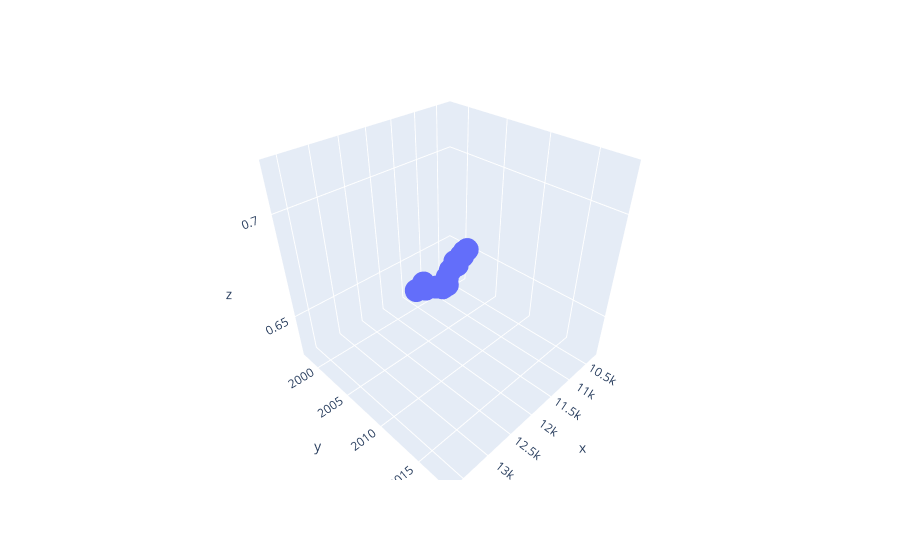

The notebook cell saved with this chart:
### Code cell
import plotly.express as px
px.line_3d(x=pxplt['gdp'], y=pxplt['year'], z=pxplt['hdi_index'], markers=['x'])

### Figure 1 — Plotly figure (JSON) as saved in the notebook; plotly's stock layout.template omitted (floating-point values rounded to 4 significant figures)
{"data": [{"hovertemplate": "x=%{x}<br>y=%{y}<br>z=%{z}<extra></extra>", "legendgroup": "", "line": {"color": "#636efa", "dash": "solid"}, "marker": {"symbol": "circle"}, "mode": "lines+markers", "name": "", "scene": "scene", "showlegend": false, "type": "scatter3d", "x": [10280.0, 10540.0, 10930.0, 11000.0, 11040.0, 11210.0, 11570.0, 11800.0, 12180.0, 12520.0, 12520.0, 11990.0, 12210.0, 12380.0, 12440.0, 12520.0, 12690.0, 12920.0, 13130.0, 13390.0, 13650.0], "y": [1998, 1999, 2000, 2001, 2002, 2003, 2004, 2005, 2006, 2007, 2008, 2009, 2010, 2011, 2012, 2013, 2014, 2015, 2016, 2017, 2018], "z": [0.635, 0.6312, 0.6301, 0.6352, 0.64, 0.6451, 0.6512, 0.6566, 0.6633, 0.6698, 0.6758, 0.6796, 0.6848, 0.6905, 0.6958, 0.701, 0.7055, 0.7095, 0.7126, 0.7162, 0.719]}], "layout": {"legend": {"tracegroupgap": 0}, "margin": {"t": 60}, "scene": {"domain": {"x": [0, 1], "y": [0, 1]}, "xaxis": {"title": {"text": "x"}}, "yaxis": {"title": {"text": "y"}}, "zaxis": {"title": {"text": "z"}}}}}
